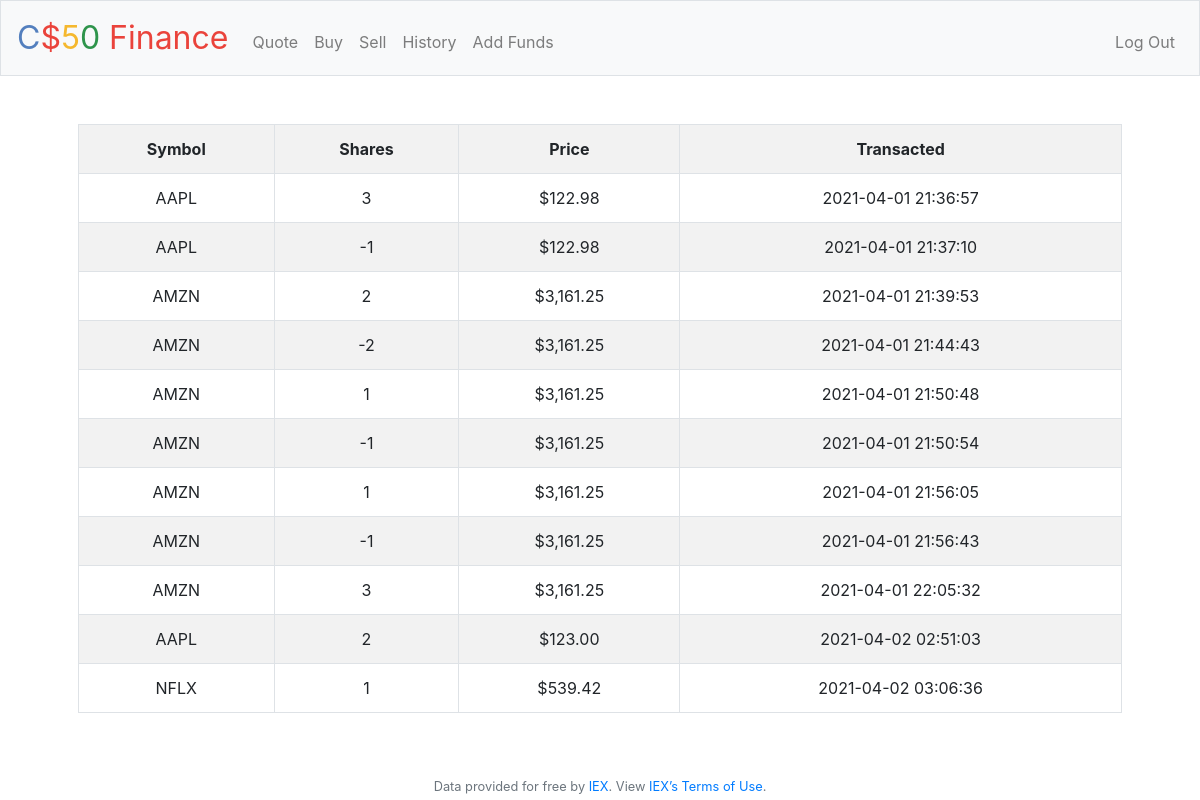
The app's page /history (signed in) with its own data.
### tables this page shows
CREATE TABLE history (
    id INTEGER,
    date NOT NULL DEFAULT CURRENT_TIMESTAMP,
    symbol TEXT,
    stock_price NUMERIC,
    qty INTEGER,
    person_id INTEGER,
    PRIMARY KEY(id),
    FOREIGN KEY(person_id) REFERENCES users(id)
    );

### application.py (the view)
@app.route("/history")
@login_required
def history():
    rows = db.execute("SELECT * FROM history WHERE person_id = ?", session["user_id"])
    return render_template("history.html", rows=rows)

### application.py (called while the page is built)
@app.after_request
def after_request(response):
    response.headers["Cache-Control"] = "no-cache, no-store, must-revalidate"
    response.headers["Expires"] = 0
    response.headers["Pragma"] = "no-cache"
    return response

### helpers.py (called while the page is built)
def login_required(f):
    @wraps(f)
    def decorated_function(*args, **kwargs):
        if session.get("user_id") is None:
            return redirect("/login")
        return f(*args, **kwargs)
    return decorated_function

def usd(value):
    return f"${value:,.2f}"

### templates/history.html (shortened to what this page needs)
{% extends "layout.html" %}
{% block main %}
    <section class="history-table">
        <table class=" table table-bordered table-striped">
            <tr>
                <th>Symbol</th>
                <th>Shares</th>
                <th>Price</th>
                <th>Transacted</th>
            </tr>
            {% for row in rows %}
            <tr>
                <td>{{row["symbol"]}}</td>
                <td>{{row["qty"]}}</td>
                <td>{{row["stock_price"] | usd }}</td>
                <td>{{row["date"]}}</td>
            </tr>
            {% endfor %}
        </table>
    </section>
{% endblock %}

### templates/layout.html (shortened to what this page needs)
<!DOCTYPE html>
<html lang="en">
    <head>
        <link rel="stylesheet" href="https://cdn.jsdelivr.net/npm/bootstrap@4.5.3/dist/css/bootstrap.min.css">
        <link href="/static/styles.css" rel="stylesheet">
    </head>
    <body>
        <nav class="navbar navbar-expand-md navbar-light bg-light border">
            <a class="navbar-brand" href="/"><span class="blue">C</span><span class="red">$</span><span class="yellow">5</span><span class="green">0</span> <span class="red">Finance</span></a>
            <div class="collapse navbar-collapse" id="navbar">
                {% if session.user_id %}
                    <ul class="navbar-nav mr-auto mt-2">
                        <li class="nav-item"><a class="nav-link" href="/quote">Quote</a></li>
                        <li class="nav-item"><a class="nav-link" href="/buy">Buy</a></li>
                        <li class="nav-item"><a class="nav-link" href="/sell">Sell</a></li>
                        <li class="nav-item"><a class="nav-link" href="/history">History</a></li>
                        <li class="nav-item"><a class="nav-link" href="/add">Add Funds</a></li>
                    </ul>
                    <ul class="navbar-nav ml-auto mt-2">
                        <li class="nav-item"><a class="nav-link" href="/logout">Log Out</a></li>
                    </ul>
                {% else %}
                    <ul class="navbar-nav ml-auto mt-2">
                        <li class="nav-item"><a class="nav-link" href="/register">Register</a></li>
                        <li class="nav-item"><a class="nav-link" href="/login">Log In</a></li>
                    </ul>
                {% endif %}
            </div>
        </nav>
        <main class="container p-5">
            {% block main %}{% endblock %}
        </main>
        <footer class="small text-center text-muted">
            Data provided for free by <a href="https://iextrading.com/developer">IEX</a>. View <a href="https://iextrading.com/api-exhibit-a/">IEX’s Terms of Use</a>.
        </footer>
    </body>
</html>

### static/styles.css (style rules this page uses)
nav .navbar-brand { font-size: xx-large; }
nav .navbar-brand .blue { color: #537fbe; }
nav .navbar-brand .red { color: #ea433b; }
nav .navbar-brand .yellow { color: #f5b82e; }
nav .navbar-brand .green { color: #2e944b; }
main { overflow-x: auto; text-align: center; }
table { width: 75vw; height: 50vh; }

### records on screen
history: symbol "AAPL", qty "3", stock_price "$122.98", date "2021-04-01 21:36:57"
history: symbol "AAPL", qty "-1", stock_price "$122.98", date "2021-04-01 21:37:10"
history: symbol "AMZN", qty "2", stock_price "$3,161.25", date "2021-04-01 21:39:53"
history: symbol "AMZN", qty "-2", stock_price "$3,161.25", date "2021-04-01 21:44:43"
history: symbol "AMZN", qty "1", stock_price "$3,161.25", date "2021-04-01 21:50:48"
history: symbol "AMZN", qty "-1", stock_price "$3,161.25", date "2021-04-01 21:50:54"
history: symbol "AMZN", qty "1", stock_price "$3,161.25", date "2021-04-01 21:56:05"
history: symbol "AMZN", qty "-1", stock_price "$3,161.25", date "2021-04-01 21:56:43"
history: symbol "AMZN", qty "3", stock_price "$3,161.25", date "2021-04-01 22:05:32"
history: symbol "AAPL", qty "2", stock_price "$123.00", date "2021-04-02 02:51:03"
history: symbol "NFLX", qty "1", stock_price "$539.42", date "2021-04-02 03:06:36"
